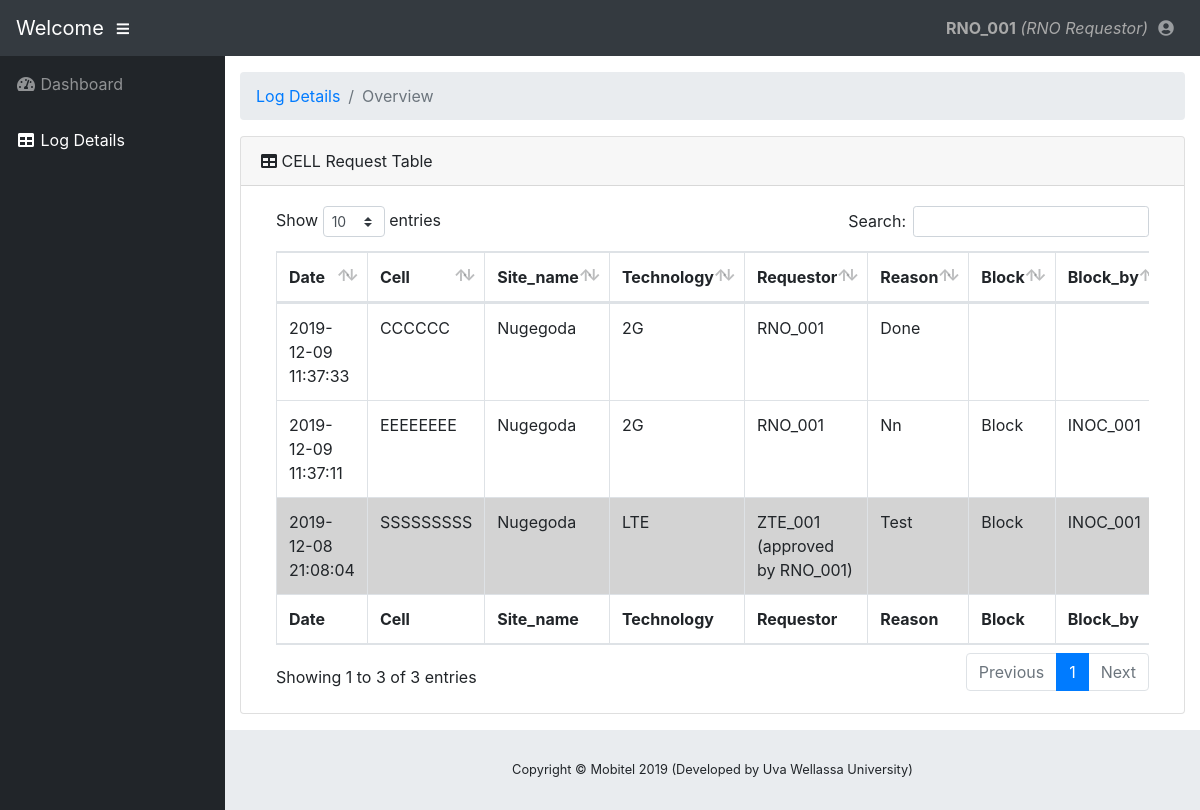
The app's page /Details_Vendor.php (signed in) with its own data.
### tables this page shows
CREATE TABLE IF NOT EXISTS `cbm_cell_block` (
  `id` int(11) NOT NULL AUTO_INCREMENT,
  `date` datetime NOT NULL,
  `cell` varchar(30) NOT NULL,
  `site_name` varchar(100) NOT NULL,
  `technology` varchar(30) NOT NULL,
  `requestor` varchar(50) NOT NULL,
  `reason` varchar(255) NOT NULL,
  `block` varchar(50) DEFAULT '',
  `block_by` varchar(50) DEFAULT '',
  `block_time` datetime DEFAULT NULL,
  `block_remarks` varchar(200) DEFAULT '',
  `deblock` varchar(50) DEFAULT '',
  `deblock_by` varchar(50) DEFAULT '',
  `deblock_time` datetime DEFAULT NULL,
  `deblock_remarks` varchar(255) DEFAULT '',
  `active` int(1) NOT NULL,
  PRIMARY KEY (`id`)
);

### Details_Vendor.php (the view, shortened to what this page needs)
<!DOCTYPE html>
<html lang="en">
<head>
  <link href="vendor/fontawesome-free/css/all.min.css" rel="stylesheet" type="text/css">
  <link href="vendor/datatables/dataTables.bootstrap4.css" rel="stylesheet">
  <link href="css/sb-admin.css" rel="stylesheet">
</head>
<body id="page-top">
  <nav class="navbar navbar-expand navbar-dark bg-dark static-top">
    <a class="navbar-brand mr-1" href="">Welcome</a>
    <button class="btn btn-link btn-sm text-white order-1 order-sm-0" id="sidebarToggle" href="#">
      <i class="fas fa-bars"></i>
    </button>
    <?php include 'common/nav_rno.php'; ?>
  <div id="wrapper">
    <ul class="sidebar navbar-nav">
      <li class="nav-item">
        <a class="nav-link" href="dashboard_Vendor.php">
          <i class="fas fa-fw fa-tachometer-alt"></i>
          <span>Dashboard</span>
        </a>
      </li>
      <li class="nav-item active">
        <a class="nav-link" href="Details_Vendor.php">
          <i class="fas fa-fw fa-table"></i>
          <span>Log Details</span></a>
      </li>
    </ul>
    <div id="content-wrapper">
      <div class="container-fluid">
        <ol class="breadcrumb">
          <li class="breadcrumb-item">
            <a href="">Log Details</a>
          </li>
          <li class="breadcrumb-item active">Overview</li>
        </ol>
        <div class="card col-xl-12 col-sm-12 mb-3">
          <div class="card-header">
            <i class="fas fa-table"></i>
            CELL Request Table</div>
          <div class="card-body">
            <div class="table-responsive">
              <?php
              require_once('connect.php');
              $requestor1 = $_SESSION['user_name'];
              $qry = "SELECT * FROM cbm_cell_block WHERE `requestor` LIKE '%$requestor1%' ORDER BY `id` DESC";
              echo '<table class="table table-bordered" id="dataTable" width="100%" cellspacing="0">
              <thead>
                  <tr>
                  <th>Date</th>
                  <th>Cell </th>
                  <th>Site_name </th>
                  <th>Technology </th>
                  <th>Requestor</th>
                  <th>Reason</th>
                  <th>Block</th>
                  <th>Block_by</th>
                  <th>Block_time</th>
                  <th>Block_remarks</th>
                  <th>Deblock</th>
                  <th>Deblock_by</th>
                  <th>Deblock_time</th>
                  <th>Deblock_remarks</th>
                      </tr></thead>
                      <tfoot>
                  <tr>
                  <th>Date</th>
                  <th>Cell </th>
                  <th>Site_name </th>
                  <th>Technology </th>
                  <th>Requestor</th>
                  <th>Reason</th>
                  <th>Block</th>
                  <th>Block_by</th>
                  <th>Block_time</th>
                  <th>Block_remarks</th>
                  <th>Deblock</th>
                  <th>Deblock_by</th>
                  <th>Deblock_time</th>
                  <th>Deblock_remarks</th>
                      </tr></tfoot>';
              if ($res = $con->query($qry)) {
                while ($row = $res->fetch_assoc()) {
                  $field1name = $row["date"];
                  $field2name = $row["cell"];
                  $field3name = $row["site_name"];
                  $field4name = $row["technology"];
                  $field5name = $row["requestor"];
                  $field6name = $row["reason"];
                  $field7name = $row["block"];
                  $field8name = $row["block_by"];
                  $field9name = $row["block_time"];
                  $field10name = $row["block_remarks"];
                  $field11name = $row["deblock"];
                  $field12name = $row["deblock_by"];
                  $field13name = $row["deblock_time"];
                  $field14name = $row["deblock_remarks"];
                  if ($field7name == 'Block' && $field11name == 'Deblock') {
                    echo '<tr style="background-color: lightgray;">';
                  } else {
                    echo '<tr>';
                  }
                  echo "
                                <td>" . $field1name . "</td>
                                <td>" . $field2name . "</td>
                                <td>" . $field3name . "</td>
                                <td>" . $field4name . "</td>
                                <td>" . $field5name . "</td>
                                <td>" . $field6name . "</td>
                                <td>" . $field7name . "</td>
                                <td>" . $field8name . "</td>
                                <td>" . $field9name . "</td>
                                <td>" . $field10name . "</td>
                                <td>" . $field11name . "</td>
                                <td>" . $field12name . "</td>
                                <td>" . $field13name . "</td>
                                <td>" . $field14name . "</td>
                                </tr>";
                }
              }
              ?></table>
            </div>
          </div>
        </div>
      </div>
      <footer class="sticky-footer">
        <div class="container my-auto">
          <div class="copyright text-center my-auto">
            <span>Copyright © Mobitel 2019 (Developed by Uva Wellassa University)</span>
          </div>
        </div>
      </footer>
    </div>
  </div>
</body>
</html>

### records on screen
cbm_cell_block: cell "CCCCCC", site_name "Nugegoda", technology "2G", requestor "RNO_001", reason "Done"
cbm_cell_block: cell "EEEEEEEE", site_name "Nugegoda", technology "2G", requestor "RNO_001", reason "Nn", block "Block", block_by "INOC_001"
cbm_cell_block: cell "SSSSSSSSS", site_name "Nugegoda", technology "LTE", requestor "ZTE_001 (approved by RNO_001)", reason "Test", block "Block", block_by "INOC_001"

### other values on screen
$_SESSION['user_name'] "RNO_001"
$_SESSION['user_type'] "RNO Requestor"
